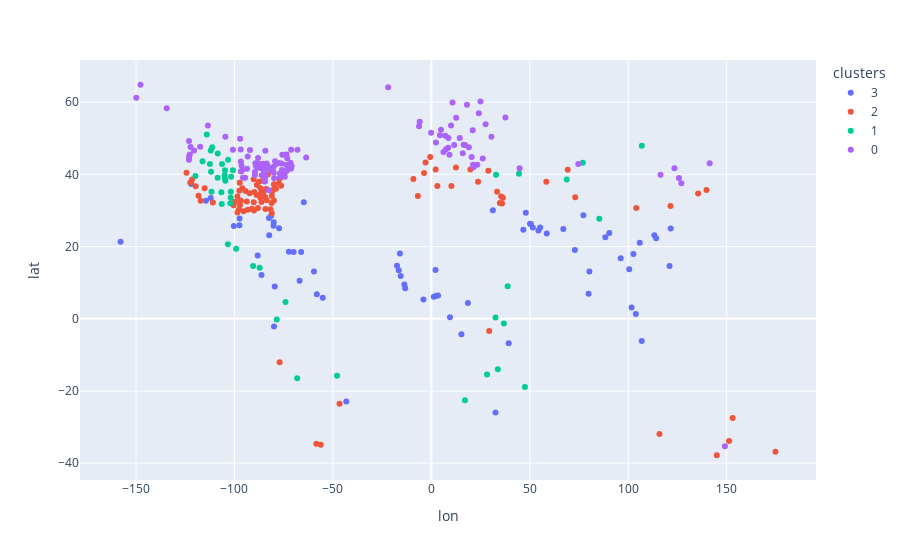

Write notebook code for a chart like this one.
### Code cell
from sklearn.preprocessing import StandardScaler
df_city3 = df_city.copy()

scaler = StandardScaler()
df_city3[['AvgTemperature', 'alt']] = scaler.fit_transform(df_city[['AvgTemperature', 'alt']])
kmeans = KMeans(n_clusters=4).fit(df_city3[['AvgTemperature','alt']])
df_city3['clusters'] = kmeans.labels_.astype(str)
px.scatter(df_city3, x='lon', y='lat',color='clusters', hover_name='City', hover_data=['AvgTemperature','alt'])

### Figure 1 — Plotly figure (JSON) as saved in the notebook; plotly's stock layout.template omitted (floating-point values rounded to 4 significant figures; data arrays with more than 128 entries replaced by an {"elided": "..."} marker saying what was removed)
{"data": [{"customdata": {"elided": "69x2 float values"}, "hovertemplate": "<b>%{hovertext}</b><br><br>clusters=3<br>lon=%{x}<br>lat=%{y}<br>AvgTemperature=%{customdata[0]}<br>alt=%{customdata[1]}<extra></extra>", "hovertext": ["Abidjan", "Abu Dhabi", "Bangkok", "Bangui", "Banjul", "Belize City", "Bissau", "Bombay (Mumbai)", "Brazzaville", "Bridgetown", "Brownsville", "Cairo", "Calcutta", "Caracas", "Chennai (Madras)", "Colombo", "Conakry", "Corpus Christi", "Cotonou", "Dakar", "Dar Es Salaam", "Delhi", "Dhahran", "Dhaka", "Doha", "Dubai", "Freetown", "Georgetown", "Guangzhou", "Guayaquil", "Hamilton", "Hanoi", "Havana", "Hong Kong", "Honolulu", "Jakarta", "Karachi", "Kuala Lumpur", "Kuwait", "Lagos", "Libreville", "Lome", "Managua", "Manama", "Manila", "Maputo", "Miami Beach", "Monterrey", "Muscat", "Nassau", "Niamey", "Nouakchott", "Orlando", "Panama City", "Paramaribo", "Phoenix", "Port au Prince", "Rangoon", "Rio de Janeiro", "Riyadh", "San Jose", "San Juan", "Santo Domingo", "Singapore", "Taipei", "Tampa", "Vientiane", "West Palm Beach", "Yuma"], "legendgroup": "3", "marker": {"color": "#636efa", "symbol": "circle"}, "mode": "markers", "name": "3", "orientation": "v", "showlegend": true, "type": "scatter", "x": [-4.016, 54.38, 100.5, 18.55, -16.56, -88.2, -15.58, 72.88, 15.27, -59.62, -97.49, 31.24, 88.36, -66.91, 80.27, 79.85, -13.7, -97.4, 2.425, -17.45, 39.28, 77.22, 50.12, 90.39, 51.53, 55.29, -13.27, -58.16, 113.3, -79.91, -64.78, 105.9, -82.36, 114.2, -157.9, 106.8, 67.02, 101.7, 47.97, 3.394, 9.454, 1.216, -86.27, 50.58, 121.0, 32.57, -80.14, -100.3, 58.59, -77.34, 2.11, -15.98, -81.38, -79.53, -55.17, -112.1, -72.34, 96.16, -43.21, 46.72, -121.9, -66.12, -69.94, 103.9, 121.6, -82.46, 102.6, -80.05, -114.5], "xaxis": "x", "y": [5.32, 24.45, 13.75, 4.391, 13.44, 17.5, 11.86, 19.08, -4.269, 13.1, 25.91, 30.04, 22.57, 10.51, 13.08, 6.939, 9.517, 27.76, 6.368, 14.69, -6.816, 28.65, 26.3, 23.76, 25.29, 25.27, 8.479, 6.814, 23.13, -2.17, 32.3, 21.03, 23.14, 22.28, 21.3, -6.175, 24.85, 3.152, 29.38, 6.455, 0.39, 6.13, 12.15, 26.22, 14.59, -25.97, 25.79, 25.68, 23.62, 25.08, 13.52, 18.08, 28.54, 8.971, 5.825, 33.45, 18.55, 16.8, -22.91, 24.64, 37.34, 18.47, 18.48, 1.29, 25.04, 27.95, 17.96, 26.72, 32.67], "yaxis": "y"}, {"customdata": {"elided": "91x2 float values"}, "hovertemplate": "<b>%{hovertext}</b><br><br>clusters=2<br>lon=%{x}<br>lat=%{y}<br>AvgTemperature=%{customdata[0]}<br>alt=%{customdata[1]}<extra></extra>", "hovertext": ["Abilene", "Algiers", "Amman", "Ashabad", "Athens", "Atlanta", "Auckland", "Austin", "Barcelona", "Baton Rouge", "Beirut", "Bilbao", "Birmingham", "Bordeaux", "Brisbane", "Buenos Aires", "Bujumbura", "Capetown", "Charleston", "Charlotte", "Chattanooga", "Chengdu", "Columbia", "Columbus", "Dallas", "Damascus", "Daytona Beach", "Durham", "Evansville", "Fort Smith", "Fresno", "Greensboro", "Houston", "Huntsville", "Islamabad", "Istanbul", "Jackson", "Jacksonville", "Knoxville", "Lake Charles", "Las Vegas", "Lima", "Lisbon", "Little Rock", "Los Angeles", "Louisville", "Macon", "Madrid", "Melbourne", "Memphis", "Mobile", "Montevideo", "Montgomery", "Nashville", "New Orleans", "Nicosia", "Norfolk", "Oklahoma City", "Osaka", "Paducah", "Perth", "Philadelphia", "Rabat", "Richmond", "Roanoke", "Rome", "Sacramento", "San Angelo", "San Antonio", "San Diego", "San Francisco", "Sao Paulo", "Savannah", "Shanghai", "Shreveport", "St Louis", "Sydney", "Tallahassee", "Tashkent", "Tel Aviv", "Tirana", "Tokyo", "Tucson", "Tulsa", "Tunis", "Tupelo", "Waco", "Washington", "Washington DC", "Wichita", "Wichita Falls"], "legendgroup": "2", "marker": {"color": "#EF553B", "symbol": "circle"}, "mode": "markers", "name": "2", "orientation": "v", "showlegend": true, "type": "scatter", "x": [-99.75, 3.06, 35.92, 58.38, 23.73, -84.39, 174.8, -97.74, 2.177, -91.14, 35.48, -2.935, -86.8, -0.58, 153.0, -58.44, 29.37, -124.4, -79.94, -80.84, -85.31, 104.1, -81.03, -83.0, -96.8, 36.31, -81.02, -78.9, -87.56, -94.4, -119.7, -79.79, -95.37, -86.59, 73.07, 28.97, -90.2, -81.66, -83.92, -93.21, -115.1, -77.04, -9.137, -92.29, -118.2, -85.76, -83.63, -3.704, 145.0, -89.97, -88.08, -56.19, -86.3, -86.77, -90.08, 33.36, -76.29, -97.52, 135.5, -88.6, 115.9, -75.16, -6.835, -77.43, -79.94, 12.48, -121.5, -100.4, -98.5, -117.2, -122.4, -46.63, -81.1, 121.5, -93.76, -90.24, 151.2, -84.28, 69.28, 34.78, 19.83, 139.8, -111.0, -95.99, 10.19, -88.7, -97.15, -77.04, -77.04, -97.34, -98.5], "xaxis": "x", "y": [32.45, 36.78, 31.95, 37.94, 37.98, 33.75, -36.85, 30.27, 41.38, 30.45, 33.9, 43.26, 33.52, 44.84, -27.47, -34.61, -3.364, 40.47, 32.79, 35.23, 35.05, 30.66, 34.0, 39.96, 32.78, 33.51, 29.21, 36.0, 37.97, 35.38, 36.73, 36.07, 29.76, 34.73, 33.69, 41.01, 32.31, 30.33, 35.96, 30.21, 36.17, -12.06, 38.71, 34.75, 34.05, 38.25, 32.84, 40.42, -37.81, 35.13, 30.69, -34.91, 32.37, 36.16, 29.98, 35.17, 36.84, 35.47, 34.69, 37.08, -31.96, 39.95, 34.02, 37.54, 37.27, 41.89, 38.58, 31.46, 29.42, 32.72, 37.78, -23.55, 32.06, 31.23, 32.47, 38.63, -33.87, 30.44, 41.31, 32.09, 41.33, 35.68, 32.22, 36.16, 36.8, 34.26, 31.55, 38.9, 38.9, 37.69, 33.9], "yaxis": "y"}, {"customdata": [[0.1646, 3.907], [-0.2141, 2.291], [-0.8852, 1.086], [-0.256, 1.546], [-0.7596, 1.049], [0.3665, 1.836], [-1.04, 1.206], [-0.3647, 4.303], [-0.6207, 0.9856], [0.8574, 1.473], [-1.709, 1.423], [-1.199, 2.387], [-1.14, 2.967], [-0.892, 2.934], [-0.8165, 2.492], [0.002955, 0.9836], [0.4501, 1.573], [-1.104, 3.439], [-0.7693, 1.546], [-0.6095, 2.078], [-1.267, 1.332], [0.6628, 2.358], [0.4844, 2.254], [-1.25, 1.749], [0.9492, 1.751], [0.4299, 1.887], [-1.252, 6.438], [0.7435, 1.403], [0.01409, 1.268], [0.7479, 1.838], [0.1416, 3.7], [0.3208, 1.032], [0.5343, 2.567], [-0.954, 1.02], [-1.075, 2.004], [-0.6515, 2.122], [-0.2858, 4.829], [-1.12, 1.266], [-0.5246, 2.039], [-0.5655, 1.902], [0.8733, 1.187], [-2.467, 1.873], [0.6824, 2.573], [-0.4359, 1.291]], "hovertemplate": "<b>%{hovertext}</b><br><br>clusters=1<br>lon=%{x}<br>lat=%{y}<br>AvgTemperature=%{customdata[0]}<br>alt=%{customdata[1]}<extra></extra>", "hovertext": ["Addis Ababa", "Albuquerque", "Almaty", "Amarillo", "Ankara", "Antananarivo", "Billings", "Bogota", "Boise", "Brasilia", "Calgary", "Casper", "Cheyenne", "Colorado Springs", "Denver", "Dusanbe", "El Paso", "Flagstaff", "Goodland", "Grand Junction", "Great Falls", "Guadalajara", "Guatemala City", "Helena", "Kampala", "Katmandu", "La Paz", "Lilongwe", "Lubbock", "Lusaka", "Mexico City", "Midland", "Nairobi", "North Platte", "Pocatello", "Pueblo", "Quito", "Rapid City", "Reno", "Salt Lake City", "Tegucigalpa", "Ulan-bator", "Windhoek", "Yerevan"], "legendgroup": "1", "marker": {"color": "#00cc96", "symbol": "circle"}, "mode": "markers", "name": "1", "orientation": "v", "showlegend": true, "type": "scatter", "x": [38.76, -106.7, 76.95, -101.8, 32.85, 47.53, -108.5, -74.08, -116.2, -47.88, -114.1, -106.3, -104.8, -104.8, -105.0, 68.76, -106.4, -111.7, -101.7, -108.6, -111.3, -103.3, -90.52, -112.0, 32.58, 85.32, -68.13, 33.77, -101.9, 28.28, -99.13, -102.1, 36.83, -100.8, -112.5, -104.6, -78.51, -103.2, -119.8, -111.9, -87.2, 106.9, 17.08, 44.51], "xaxis": "x", "y": [9.011, 35.08, 43.24, 35.21, 39.92, -18.91, 45.79, 4.653, 43.62, -15.79, 51.05, 42.85, 41.14, 38.83, 39.74, 38.59, 31.79, 35.2, 39.35, 39.06, 47.5, 20.67, 14.62, 46.59, 0.3177, 27.71, -16.5, -13.99, 33.56, -15.42, 19.43, 32.0, -1.303, 41.12, 42.86, 38.25, -0.2202, 44.09, 39.53, 40.76, 14.11, 47.92, -22.58, 40.18], "yaxis": "y"}, {"customdata": {"elided": "117x2 float values"}, "hovertemplate": "<b>%{hovertext}</b><br><br>clusters=0<br>lon=%{x}<br>lat=%{y}<br>AvgTemperature=%{customdata[0]}<br>alt=%{customdata[1]}<extra></extra>", "hovertext": ["Akron", "Albany", "Allentown", "Amsterdam", "Anchorage", "Asheville", "Atlantic City", "Baltimore", "Beijing", "Belfast", "Belgrade", "Bern", "Bishkek", "Bismarck", "Bonn", "Boston", "Bratislava", "Bridgeport", "Brussels", "Bucharest", "Budapest", "Buffalo", "Burlington", "Canberra", "Caribou", "Chicago", "Cincinnati", "Cleveland", "Concord", "Copenhagen", "Dayton", "Des Moines", "Detroit", "Dublin", "Duluth", "Edmonton", "Elkins", "Erie", "Eugene", "Fairbanks", "Fargo", "Flint", "Fort Wayne", "Frankfurt", "Geneva", "Grand Rapids", "Green Bay", "Halifax", "Hamburg", "Harrisburg", "Hartford", "Helsinki", "Indianapolis", "Juneau", "Kansas City", "Kiev", "Lansing", "Lexington", "Lincoln", "London", "Madison", "Medford", "Milan", "Milwaukee", "Minneapolis", "Minsk", "Montreal", "Moscow", "Munich", "New York City", "Newark", "Omaha", "Oslo", "Ottawa", "Paris", "Peoria", "Pittsburgh", "Portland", "Prague", "Pristina", "Pyongyang", "Quebec", "Regina", "Reykjavik", "Rhode Island", "Riga", "Rochester", "Rockford", "Salem", "Sapporo", "Sault Ste Marie", "Seattle", "Seoul", "Shenyang", "Sioux City", "Sioux Falls", "Skopje", "Sofia", "South Bend", "Spokane", "Springfield", "Stockholm", "Syracuse", "Tbilisi", "Toledo", "Topeka", "Toronto", "Vancouver", "Vienna", "Warsaw", "Wilkes Barre", "Wilmington", "Winnipeg", "Yakima", "Youngstown", "Zagreb", "Zurich"], "legendgroup": "0", "marker": {"color": "#ab63fa", "symbol": "circle"}, "mode": "markers", "name": "0", "orientation": "v", "showlegend": true, "type": "scatter", "x": [-81.52, -73.75, -75.47, 4.894, -149.9, -82.55, -74.42, -76.61, 116.4, -5.93, 20.46, 7.451, 74.61, -100.8, 7.101, -71.06, 17.11, -73.2, 4.352, 26.1, 19.04, -78.88, -73.21, 149.1, -68.01, -87.62, -84.51, -81.69, -71.54, 12.57, -84.19, -93.6, -83.05, -6.26, -92.13, -113.5, -79.85, -80.09, -123.1, -147.7, -96.79, -83.69, -85.14, 8.682, 6.147, -85.67, -88.01, -63.59, 10.0, -76.89, -72.69, 24.94, -86.16, -134.4, -94.58, 30.52, -84.56, -84.5, -96.71, -0.1276, -89.38, -71.11, 9.19, -87.92, -93.27, 27.56, -73.57, 37.62, 11.58, -74.01, -74.17, -95.94, 10.74, -75.69, 2.32, -89.59, -79.99, -122.7, 14.42, 21.16, 125.7, -71.21, -104.6, -21.94, -71.27, 24.11, -77.62, -89.09, -123.0, 141.4, -84.32, -122.3, 127.0, 123.5, -96.41, -96.73, 21.43, 23.32, -86.25, -117.4, -89.64, 18.07, -76.15, 44.8, -83.54, -95.68, -79.38, -123.1, 16.37, 21.01, -75.88, -75.55, -97.14, -120.5, -80.65, 15.96, 8.541], "xaxis": "x", "y": [41.08, 42.65, 40.6, 52.37, 61.22, 35.6, 39.36, 39.29, 39.91, 54.6, 44.82, 46.95, 42.88, 46.81, 50.74, 42.36, 48.14, 41.17, 50.85, 44.44, 47.5, 42.89, 44.48, -35.3, 46.86, 41.88, 39.1, 41.5, 43.21, 55.69, 39.76, 41.59, 42.33, 53.35, 46.77, 53.55, 38.93, 42.13, 44.05, 64.84, 46.88, 43.02, 41.08, 50.11, 46.2, 42.96, 44.51, 44.65, 53.55, 40.27, 41.76, 60.17, 39.77, 58.3, 39.1, 50.45, 42.73, 38.05, 40.81, 51.51, 43.07, 42.42, 45.46, 43.03, 44.98, 53.9, 45.5, 55.75, 48.14, 40.71, 40.74, 41.26, 59.91, 45.42, 48.86, 40.69, 40.44, 45.52, 50.09, 42.66, 39.02, 46.81, 50.45, 64.15, 41.55, 56.95, 43.16, 42.27, 44.94, 43.06, 46.52, 47.6, 37.57, 41.67, 42.5, 43.55, 42.0, 42.7, 41.68, 47.66, 39.8, 59.33, 43.05, 41.69, 41.65, 39.05, 43.65, 49.26, 48.21, 52.23, 41.25, 39.75, 49.9, 46.6, 41.1, 45.84, 47.37], "yaxis": "y"}], "layout": {"legend": {"title": {"text": "clusters"}, "tracegroupgap": 0}, "margin": {"t": 60}, "xaxis": {"anchor": "y", "domain": [0, 1], "title": {"text": "lon"}}, "yaxis": {"anchor": "x", "domain": [0, 1], "title": {"text": "lat"}}}}
